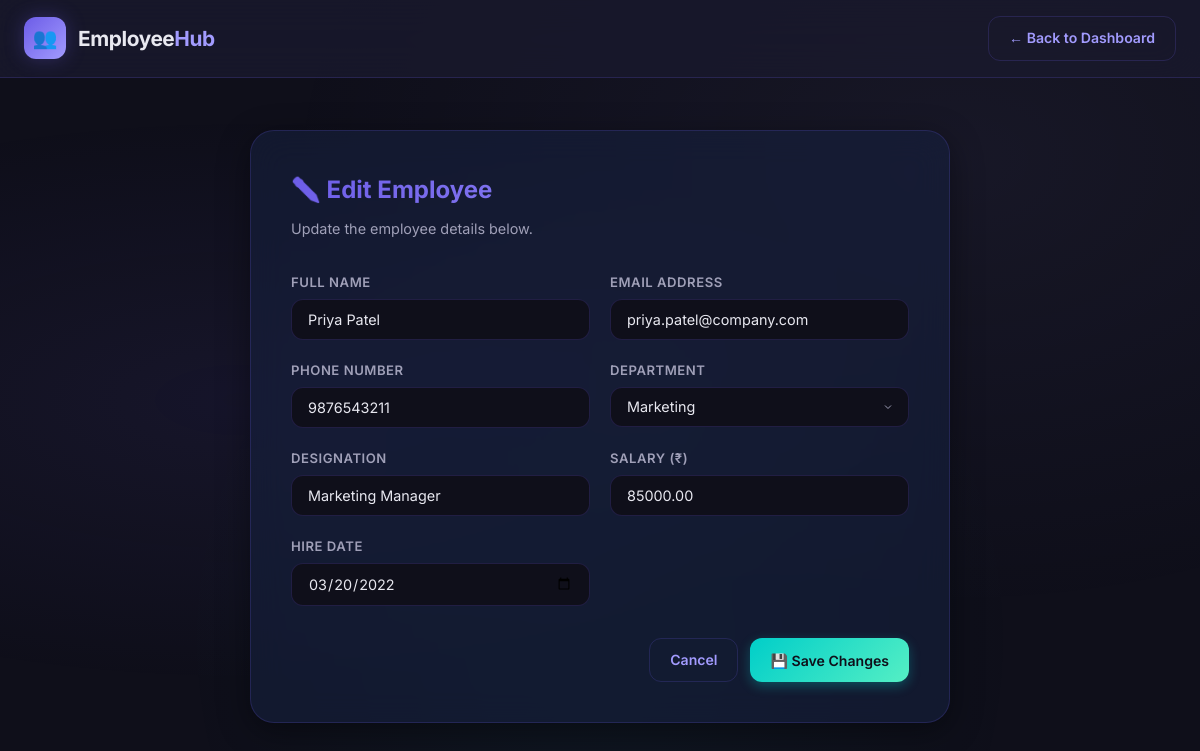
Page /edit.php?id=2 on the committed database.
### tables this page shows
CREATE TABLE IF NOT EXISTS employees (
    id INT AUTO_INCREMENT PRIMARY KEY,
    name VARCHAR(100) NOT NULL,
    email VARCHAR(100) NOT NULL UNIQUE,
    phone VARCHAR(20) NOT NULL,
    department VARCHAR(100) NOT NULL,
    designation VARCHAR(100) NOT NULL,
    salary DECIMAL(10, 2) NOT NULL,
    hire_date DATE NOT NULL,
    created_at TIMESTAMP DEFAULT CURRENT_TIMESTAMP
);

### edit.php (the view, shortened to what this page needs)
<?php
require_once 'config/database.php';
$id = isset($_GET['id']) ? intval($_GET['id']) : 0;
$stmt = $pdo->prepare("SELECT * FROM employees WHERE id = :id");
$stmt->execute([':id' => $id]);
$employee = $stmt->fetch();
?>
<!DOCTYPE html>
<html lang="en">
<head>
    <link rel="stylesheet" href="style.css">
</head>
<body>
    <nav class="navbar">
        <div class="container">
            <a href="index.php" class="navbar-brand">
                <div class="brand-icon">👥</div>
                <h1>Employee<span>Hub</span></h1>
            </a>
            <a href="index.php" class="btn btn-outline">← Back to Dashboard</a>
        </div>
    </nav>
    <div class="container">
        <div class="form-card fade-in-up" style="margin-top: 32px;">
            <h2>✏️ Edit Employee</h2>
            <p class="form-subtitle">Update the employee details below.</p>
            <form method="POST" action="edit.php?id=<?= $id ?>">
                <div class="form-grid">
                    <div class="form-group">
                        <label for="name">Full Name</label>
                        <input type="text" id="name" name="name" placeholder="e.g. Rahul Sharma"
                               value="<?= htmlspecialchars($employee['name']) ?>" required>
                    </div>
                    <div class="form-group">
                        <label for="email">Email Address</label>
                        <input type="email" id="email" name="email" placeholder="e.g. rahul@company.com"
                               value="<?= htmlspecialchars($employee['email']) ?>" required>
                    </div>
                    <div class="form-group">
                        <label for="phone">Phone Number</label>
                        <input type="tel" id="phone" name="phone" placeholder="e.g. 9876543210"
                               value="<?= htmlspecialchars($employee['phone']) ?>" required>
                    </div>
                    <div class="form-group">
                        <label for="department">Department</label>
                        <select id="department" name="department" required>
                            <?php
                            $depts = ['Engineering', 'Marketing', 'Human Resources', 'Finance', 'Sales', 'Operations', 'IT'];
                            foreach ($depts as $dept):
                            ?>
                                <option value="<?= $dept ?>" <?= $employee['department'] === $dept ? 'selected' : '' ?>><?= $dept ?></option>
                            <?php endforeach; ?>
                        </select>
                    </div>
                    <div class="form-group">
                        <label for="designation">Designation</label>
                        <input type="text" id="designation" name="designation" placeholder="e.g. Software Engineer"
                               value="<?= htmlspecialchars($employee['designation']) ?>" required>
                    </div>
                    <div class="form-group">
                        <label for="salary">Salary (₹)</label>
                        <input type="number" id="salary" name="salary" placeholder="e.g. 75000" step="0.01" min="1"
                               value="<?= htmlspecialchars($employee['salary']) ?>" required>
                    </div>
                    <div class="form-group">
                        <label for="hire_date">Hire Date</label>
                        <input type="date" id="hire_date" name="hire_date"
                               value="<?= htmlspecialchars($employee['hire_date']) ?>" required>
                    </div>
                </div>
                <div class="form-actions">
                    <a href="index.php" class="btn btn-outline">Cancel</a>
                    <button type="submit" class="btn btn-success">💾 Save Changes</button>
                </div>
            </form>
        </div>
    </div>
</body>
</html>

### style.css (style rules this page uses)
:root { --bg-primary: #0f0f1a; --bg-secondary: #1a1a2e; --bg-card: #16213e; --bg-card-hover: #1a2744; --bg-input: #0f0f1a; --text-primary: #e8e8f0; --text-secondary: #a0a0b8; --text-muted: #6b6b80; --accent-primary: #6c5ce7; --accent-secondary: #a29bfe; --accent-gradient: linear-gradient(135deg, #6c5ce7, #a29bfe); --success: #00cec9; --success-bg: rgba(0, 206, 201, 0.1); --danger: #ff6b6b; --danger-bg: rgba(255, 107, 107, 0.1); --warning: #feca57; --warning-bg: rgba(254, 202, 87, 0.1); --info: #54a0ff; --info-bg: rgba(84, 160, 255, 0.1); --border-color: rgba(108, 92, 231, 0.2); --shadow-sm: 0 2px 8px rgba(0, 0, 0, 0.2); --shadow-md: 0 4px 16px rgba(0, 0, 0, 0.3); --shadow-lg: 0 8px 32px rgba(0, 0, 0, 0.4); --shadow-glow: 0 0 20px rgba(108, 92, 231, 0.3); --radius-sm: 8px; --radius-md: 12px; --radius-lg: 16px; --radius-xl: 24px; --transition: all 0.3s cubic-bezier(0.4, 0, 0.2, 1); }
* { margin: 0; padding: 0; box-sizing: border-box; }
body { font-family: 'Inter', -apple-system, BlinkMacSystemFont, sans-serif; background: var(--bg-primary); color: var(--text-primary); min-height: 100vh; line-height: 1.6; overflow-x: hidden; }
body::before { content: ''; position: fixed; top: 0; left: 0; width: 100%; height: 100%; background: radial-gradient(ellipse at 20% 50%, rgba(108, 92, 231, 0.08) 0%, transparent 50%), radial-gradient(ellipse at 80% 20%, rgba(162, 155, 254, 0.06) 0%, transparent 50%), radial-gradient(ellipse at 50% 80%, rgba(0, 206, 201, 0.04) 0%, transparent 50%); pointer-events: none; z-index: 0; }
.container { max-width: 1200px; margin: 0 auto; padding: 20px 24px; position: relative; z-index: 1; }
.navbar { background: rgba(26, 26, 46, 0.8); backdrop-filter: blur(20px); -webkit-backdrop-filter: blur(20px); border-bottom: 1px solid var(--border-color); padding: 16px 0; position: sticky; top: 0; z-index: 100; }
.navbar .container { display: flex; justify-content: space-between; align-items: center; padding-top: 0; padding-bottom: 0; }
.navbar-brand { display: flex; align-items: center; gap: 12px; text-decoration: none; color: var(--text-primary); }
.navbar-brand .brand-icon { width: 42px; height: 42px; background: var(--accent-gradient); border-radius: var(--radius-md); display: flex; align-items: center; justify-content: center; font-size: 20px; box-shadow: var(--shadow-glow); }
.navbar-brand h1 { font-size: 1.3rem; font-weight: 700; letter-spacing: -0.02em; }
.navbar-brand span { color: var(--accent-secondary); }
.btn { display: inline-flex; align-items: center; gap: 8px; padding: 10px 20px; border: none; border-radius: var(--radius-md); font-family: 'Inter', sans-serif; font-size: 0.88rem; font-weight: 600; cursor: pointer; transition: var(--transition); text-decoration: none; white-space: nowrap; }
.btn-success { background: linear-gradient(135deg, #00cec9, #55efc4); color: #0f0f1a; box-shadow: 0 4px 12px rgba(0, 206, 201, 0.3); }
.btn-outline { background: transparent; color: var(--accent-secondary); border: 1px solid var(--border-color); }
.form-card { background: rgba(22, 33, 62, 0.6); backdrop-filter: blur(16px); border: 1px solid var(--border-color); border-radius: var(--radius-xl); padding: 40px; max-width: 700px; margin: 0 auto; box-shadow: var(--shadow-lg); }
.form-card h2 { font-size: 1.5rem; font-weight: 700; margin-bottom: 8px; background: var(--accent-gradient); -webkit-background-clip: text; -webkit-text-fill-color: transparent; background-clip: text; }
.form-card .form-subtitle { color: var(--text-secondary); font-size: 0.9rem; margin-bottom: 32px; }
.form-grid { display: grid; grid-template-columns: 1fr 1fr; gap: 20px; }
.form-group { display: flex; flex-direction: column; gap: 6px; }
.form-group label { font-size: 0.82rem; font-weight: 600; color: var(--text-secondary); text-transform: uppercase; letter-spacing: 0.04em; }
.form-group input, .form-group select { padding: 11px 16px; background: var(--bg-input); border: 1px solid var(--border-color); border-radius: var(--radius-md); color: var(--text-primary); font-family: 'Inter', sans-serif; font-size: 0.9rem; transition: var(--transition); }
.form-group select { appearance: none; background-repeat: no-repeat; background-position: right 14px center; padding-right: 36px; }
.form-group select option { background: var(--bg-secondary); color: var(--text-primary); }
.form-actions { display: flex; gap: 12px; margin-top: 32px; justify-content: flex-end; }
.fade-in-up { animation: fadeInUp 0.4s ease forwards; }

### rows in the picture
employees: name "Priya Patel", email "priya.patel@company.com", phone "9876543211", department "Marketing", designation "Marketing Manager", salary "85000.00", hire_date "03/20/2022"
